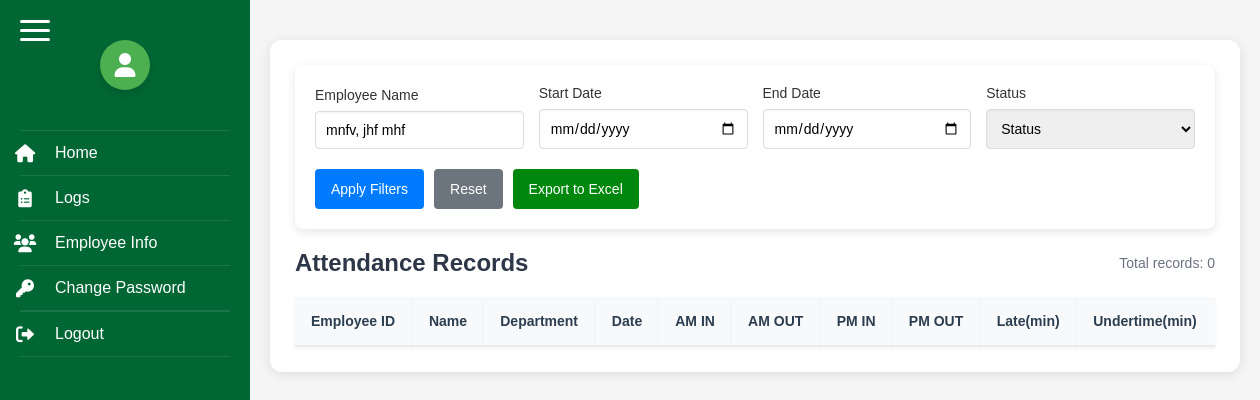
Page /logs.php?employee_name=mnfv, jhf mhf (signed in) on the earlier database version.
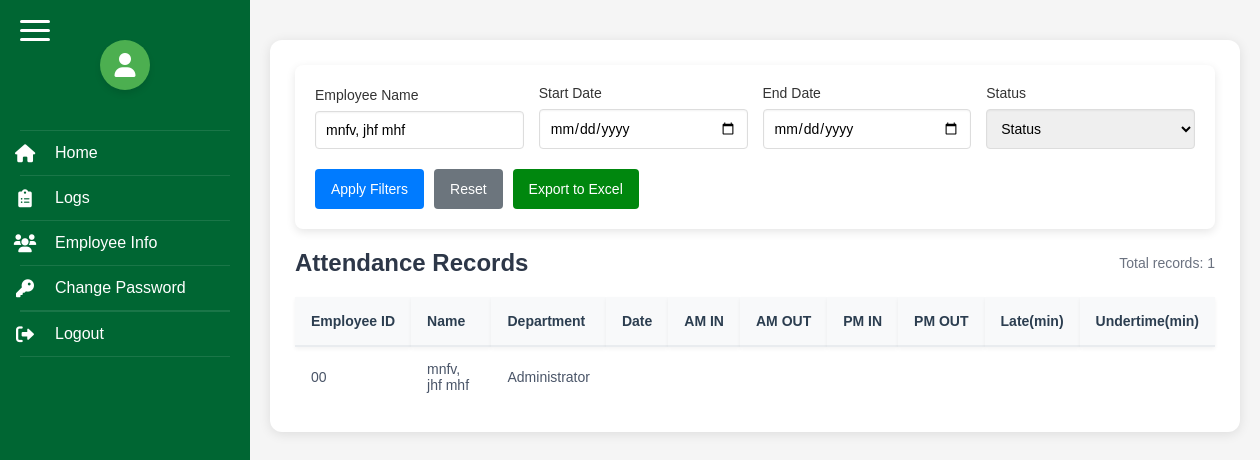
Same page on the later database version.
### tables this page shows
CREATE TABLE `emp_info` (
  `ID` varchar(20) NOT NULL,
  `Name` varchar(50) NOT NULL,
  `DEPT` varchar(255) NOT NULL,
  `STATUS` varchar(20) NOT NULL
);

### logs.php (the view, shortened to what this page needs)
<?php
require_once 'includes/db_connect.php';
function convertTo12Hour($time) {
    if (empty($time)) return '';
    return date('h:i A', strtotime($time));
}
$filter_start_date = isset($_GET['start_date']) ? $_GET['start_date'] : '';
$filter_end_date = isset($_GET['end_date']) ? $_GET['end_date'] : '';
$filter_name = isset($_GET['employee_name']) ? $_GET['employee_name'] : '';
$filter_status = isset($_GET['status']) ? $_GET['status'] : '';
$query = "SELECT e.ID as EMP_ID, e.Name, e.DEPT, e.STATUS, r.DATE, r.AM_IN, r.AM_OUT, r.PM_IN, r.PM_OUT, r.LATE, r.UNDERTIME
          FROM emp_info e
          LEFT JOIN emp_rec r ON e.ID = r.EMP_ID
          WHERE 1=1";
$params = [];
if ($filter_name) {
    $query .= " AND e.Name LIKE ?";
    $params[] = "%$filter_name%";
}
$query .= " ORDER BY e.ID, r.DATE DESC";
$stmt = $pdo->prepare($query);
$stmt->execute($params);
$records = $stmt->fetchAll(PDO::FETCH_ASSOC);
?>
<!DOCTYPE html>
<html>
<head>
    <link rel="stylesheet" href="https://cdnjs.cloudflare.com/ajax/libs/font-awesome/6.0.0/css/all.min.css">
</head>
<body>
    <?php include 'sidebar.php'; ?>
    <div class="main-content">
        <div class="logs-table">
            <div class="filter-container">
                <form method="GET" action="" class="filter-form">
                    <div class="filter-group">
                        <label class="filter-label">Employee Name</label>
                        <input type="text" name="employee_name" class="filter-input" value="<?php echo htmlspecialchars($filter_name); ?>" placeholder="Enter employee name">
                    </div>
                    <div class="filter-group">
                        <label class="filter-label">Start Date</label>
                        <input type="date" name="start_date" class="filter-input" value="<?php echo htmlspecialchars($filter_start_date); ?>">
                    </div>
                    <div class="filter-group">
                        <label class="filter-label">End Date</label>
                        <input type="date" name="end_date" class="filter-input" value="<?php echo htmlspecialchars($filter_end_date); ?>">
                    </div>
                    <div class="filter-group">
                        <label class="filter-label">Status</label>
                        <select name="status" class="filter-input" <?php echo htmlspecialchars($filter_status); ?>>
                            <option value="">Status</option">
                        </select>
                    </div>
                    <div class="filter-actions">
                        <button type="submit" class="filter-button">Apply Filters</button>
                        <a href="logs.php" class="filter-button reset-button">Reset</a>
                        <button id="exportExcelBtn" class="export-button">Export to Excel</button>
                    </div>
                </form>
            </div>
            <div class="table-header">
                <h2 class="table-title">Attendance Records</h2>
                <div class="results-count">Total records: <?php echo count($records); ?></div>
            </div>
            <table>
                <thead>
                    <tr>
                        <th>Employee ID</th>
                        <th>Name</th>
                        <th>Department</th>
                        <th>Date</th>
                        <th>AM IN</th>
                        <th>AM OUT</th>
                        <th>PM IN</th>
                        <th>PM OUT</th>
                        <th>Late(min)</th>
                        <th>Undertime(min)</th>
                    </tr>
                </thead>
                <tbody>
                    <?php foreach ($records as $record): ?>
                    <tr>
                        <td><?php echo htmlspecialchars($record['EMP_ID']); ?></td>
                        <td><?php echo htmlspecialchars($record['Name']); ?></td>
                        <td><?php echo htmlspecialchars($record['DEPT']); ?></td>
                        <td><?php echo htmlspecialchars($record['DATE']); ?></td>
                        <td><?php echo convertTo12Hour($record['AM_IN']); ?></td>
                        <td><?php echo convertTo12Hour($record['AM_OUT']); ?></td>
                        <td><?php echo convertTo12Hour($record['PM_IN']); ?></td>
                        <td><?php echo convertTo12Hour($record['PM_OUT']); ?></td>
                        <td><?php echo (isset($record['LATE']) && ($record['LATE'] === '0' || $record['LATE'] == 0)) ? '' : htmlspecialchars($record['LATE']); ?></td>
                        <td><?php
                        ?></td>
                    </tr>
                    <?php endforeach; ?>
                </tbody>
            </table>
        </div>
    </div>
</body>
</html>

Differences in the rows shown:
added emp_info: ID "00", Name "mnfv, jhf mhf", DEPT "Administrator"
Other differences:
count($records): "0" → "1"
